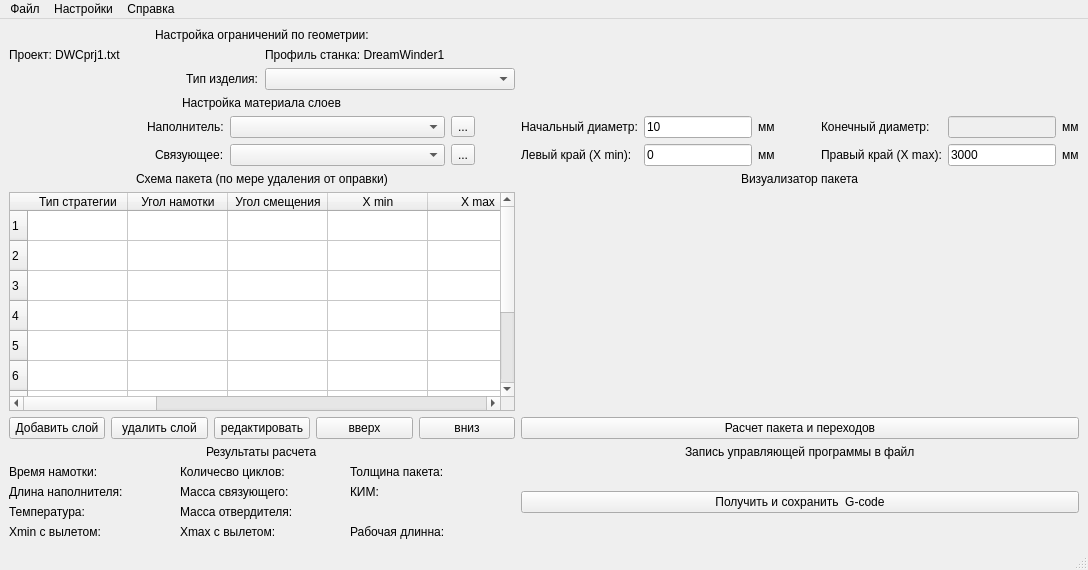
<?xml version="1.0" encoding="UTF-8"?>
<ui version="4.0">
 <class>MainWindow</class>
 <widget class="QMainWindow" name="MainWindow">
  <property name="geometry">
   <rect>
    <x>0</x>
    <y>0</y>
    <width>1088</width>
    <height>570</height>
   </rect>
  </property>
  <property name="tabletTracking">
   <bool>false</bool>
  </property>
  <property name="focusPolicy">
   <enum>Qt::NoFocus</enum>
  </property>
  <property name="windowTitle">
   <string>DreamWinderConrol</string>
  </property>
  <property name="layoutDirection">
   <enum>Qt::LeftToRight</enum>
  </property>
  <property name="autoFillBackground">
   <bool>false</bool>
  </property>
  <property name="toolButtonStyle">
   <enum>Qt::ToolButtonIconOnly</enum>
  </property>
  <property name="documentMode">
   <bool>false</bool>
  </property>
  <property name="tabShape">
   <enum>QTabWidget::Rounded</enum>
  </property>
  <property name="unifiedTitleAndToolBarOnMac">
   <bool>false</bool>
  </property>
  <widget class="QWidget" name="centralwidget">
   <property name="minimumSize">
    <size>
     <width>10</width>
     <height>10</height>
    </size>
   </property>
   <property name="mouseTracking">
    <bool>true</bool>
   </property>
   <property name="layoutDirection">
    <enum>Qt::LeftToRight</enum>
   </property>
   <layout class="QGridLayout" name="CgridLayout" rowstretch="0,0,0,0,0,0,0,0,0,0,0,0,0,0,0,0,0,0,0,0,0,0,0,0,0,0,0" columnstretch="0,0">
    <item row="26" column="0">
     <layout class="QGridLayout" name="gridLayout_4">
      <item row="0" column="1">
       <widget class="QLabel" name="cyclelb">
        <property name="text">
         <string>Количесво циклов:</string>
        </property>
       </widget>
      </item>
      <item row="1" column="2">
       <widget class="QLabel" name="KIMlb">
        <property name="text">
         <string>КИМ:</string>
        </property>
       </widget>
      </item>
      <item row="1" column="0">
       <widget class="QLabel" name="lreinflb">
        <property name="text">
         <string>Длина наполнителя:</string>
        </property>
       </widget>
      </item>
      <item row="0" column="0">
       <widget class="QLabel" name="timelb">
        <property name="text">
         <string>Время намотки:</string>
        </property>
       </widget>
      </item>
      <item row="2" column="1">
       <widget class="QLabel" name="mharderlb">
        <property name="text">
         <string>Масса отвердителя:</string>
        </property>
       </widget>
      </item>
      <item row="0" column="2">
       <widget class="QLabel" name="thicklb">
        <property name="text">
         <string>Толщина пакета:</string>
        </property>
       </widget>
      </item>
      <item row="2" column="0">
       <widget class="QLabel" name="templb">
        <property name="text">
         <string>Температура:</string>
        </property>
       </widget>
      </item>
      <item row="1" column="1">
       <widget class="QLabel" name="mmatrixlb">
        <property name="text">
         <string>Масса связующего:</string>
        </property>
       </widget>
      </item>
      <item row="3" column="0">
       <widget class="QLabel" name="Xminoutlb">
        <property name="text">
         <string>Xmin с вылетом:</string>
        </property>
       </widget>
      </item>
      <item row="3" column="1">
       <widget class="QLabel" name="Xmaxoutlb">
        <property name="text">
         <string>Xmax с вылетом:</string>
        </property>
       </widget>
      </item>
      <item row="3" column="2">
       <widget class="QLabel" name="Lworklb">
        <property name="text">
         <string>Рабочая длинна:</string>
        </property>
       </widget>
      </item>
     </layout>
    </item>
    <item row="19" column="1">
     <widget class="QPushButton" name="calcbtn">
      <property name="enabled">
       <bool>true</bool>
      </property>
      <property name="text">
       <string>Расчет пакета и переходов</string>
      </property>
     </widget>
    </item>
    <item row="26" column="1">
     <layout class="QGridLayout" name="gridLayout_8">
      <item row="0" column="0">
       <widget class="QPushButton" name="Gcodebtn">
        <property name="text">
         <string>Получить и сохранить  G-code</string>
        </property>
       </widget>
      </item>
     </layout>
    </item>
    <item row="21" column="1" alignment="Qt::AlignHCenter">
     <widget class="QLabel" name="label_19">
      <property name="text">
       <string>Запись управляющей программы в файл</string>
      </property>
     </widget>
    </item>
    <item row="13" column="1">
     <layout class="QGridLayout" name="gridLayout">
      <item row="1" column="6">
       <widget class="QLineEdit" name="Xmaxle">
        <property name="text">
         <string>3000</string>
        </property>
       </widget>
      </item>
      <item row="1" column="0">
       <widget class="QLabel" name="label_7">
        <property name="text">
         <string>Левый край (X min):</string>
        </property>
       </widget>
      </item>
      <item row="0" column="3">
       <widget class="QLabel" name="label_9">
        <property name="text">
         <string>мм</string>
        </property>
       </widget>
      </item>
      <item row="0" column="7">
       <widget class="QLabel" name="label_11">
        <property name="text">
         <string>мм</string>
        </property>
       </widget>
      </item>
      <item row="0" column="5">
       <widget class="QLabel" name="label_6">
        <property name="text">
         <string>Конечный диаметр:</string>
        </property>
       </widget>
      </item>
      <item row="1" column="3">
       <widget class="QLabel" name="label_10">
        <property name="text">
         <string>мм</string>
        </property>
       </widget>
      </item>
      <item row="0" column="6">
       <widget class="QLineEdit" name="lineEdit_2">
        <property name="enabled">
         <bool>false</bool>
        </property>
       </widget>
      </item>
      <item row="1" column="2">
       <widget class="QLineEdit" name="Xminle">
        <property name="text">
         <string>0</string>
        </property>
       </widget>
      </item>
      <item row="1" column="7">
       <widget class="QLabel" name="label_12">
        <property name="text">
         <string>мм</string>
        </property>
       </widget>
      </item>
      <item row="0" column="2">
       <widget class="QLineEdit" name="Dle">
        <property name="text">
         <string>10</string>
        </property>
       </widget>
      </item>
      <item row="0" column="0">
       <widget class="QLabel" name="label_5">
        <property name="text">
         <string>Начальный диаметр:</string>
        </property>
       </widget>
      </item>
      <item row="1" column="5">
       <widget class="QLabel" name="label_8">
        <property name="text">
         <string>Правый край (X max):</string>
        </property>
       </widget>
      </item>
      <item row="0" column="4">
       <spacer name="horizontalSpacer">
        <property name="orientation">
         <enum>Qt::Horizontal</enum>
        </property>
        <property name="sizeHint" stdset="0">
         <size>
          <width>40</width>
          <height>20</height>
         </size>
        </property>
       </spacer>
      </item>
     </layout>
    </item>
    <item row="6" column="0">
     <layout class="QVBoxLayout" name="verticalLayout">
      <item alignment="Qt::AlignHCenter|Qt::AlignBottom">
       <widget class="QLabel" name="label_17">
        <property name="text">
         <string>Настройка ограничений по геометрии:</string>
        </property>
       </widget>
      </item>
      <item>
       <layout class="QGridLayout" name="gridLayout_6">
        <item row="1" column="0" alignment="Qt::AlignRight">
         <widget class="QLabel" name="label">
          <property name="text">
           <string>Тип изделия:</string>
          </property>
         </widget>
        </item>
        <item row="0" column="1">
         <widget class="QLabel" name="label_20">
          <property name="text">
           <string>Профиль станка: DreamWinder1</string>
          </property>
         </widget>
        </item>
        <item row="1" column="1">
         <widget class="QComboBox" name="typecb"/>
        </item>
        <item row="0" column="0">
         <widget class="QLabel" name="prjlb">
          <property name="text">
           <string>Проект: DWCprj1.txt</string>
          </property>
         </widget>
        </item>
       </layout>
      </item>
     </layout>
    </item>
    <item row="19" column="0">
     <layout class="QHBoxLayout" name="horizontalLayout">
      <item>
       <widget class="QPushButton" name="addplybtn">
        <property name="text">
         <string>Добавить слой</string>
        </property>
       </widget>
      </item>
      <item>
       <widget class="QPushButton" name="delplybtn">
        <property name="text">
         <string>удалить слой</string>
        </property>
       </widget>
      </item>
      <item>
       <widget class="QPushButton" name="setplybtn">
        <property name="text">
         <string>редактировать</string>
        </property>
       </widget>
      </item>
      <item>
       <widget class="QPushButton" name="upplybtn">
        <property name="text">
         <string>вверх</string>
        </property>
       </widget>
      </item>
      <item>
       <widget class="QPushButton" name="downplybtn">
        <property name="text">
         <string>вниз</string>
        </property>
       </widget>
      </item>
     </layout>
    </item>
    <item row="9" column="0" alignment="Qt::AlignHCenter">
     <widget class="QLabel" name="label_2">
      <property name="text">
       <string>Настройка материала слоев</string>
      </property>
     </widget>
    </item>
    <item row="13" column="0">
     <layout class="QGridLayout" name="gridLayout_3">
      <item row="1" column="0" alignment="Qt::AlignRight">
       <widget class="QLabel" name="label_14">
        <property name="text">
         <string>Связующее:</string>
        </property>
       </widget>
      </item>
      <item row="0" column="0" alignment="Qt::AlignRight">
       <widget class="QLabel" name="label_3">
        <property name="text">
         <string>Наполнитель:</string>
        </property>
       </widget>
      </item>
      <item row="0" column="2">
       <widget class="QToolButton" name="reinftoolbtn">
        <property name="text">
         <string>...</string>
        </property>
       </widget>
      </item>
      <item row="0" column="1">
       <widget class="QComboBox" name="reinfcb"/>
      </item>
      <item row="1" column="2">
       <widget class="QToolButton" name="matrixtoolbtn">
        <property name="text">
         <string>...</string>
        </property>
       </widget>
      </item>
      <item row="1" column="1">
       <widget class="QComboBox" name="matrixcb"/>
      </item>
      <item row="0" column="3">
       <spacer name="horizontalSpacer_2">
        <property name="orientation">
         <enum>Qt::Horizontal</enum>
        </property>
        <property name="sizeType">
         <enum>QSizePolicy::Preferred</enum>
        </property>
        <property name="sizeHint" stdset="0">
         <size>
          <width>40</width>
          <height>20</height>
         </size>
        </property>
       </spacer>
      </item>
     </layout>
    </item>
    <item row="18" column="0">
     <widget class="QTableWidget" name="plytbl">
      <property name="enabled">
       <bool>true</bool>
      </property>
      <property name="acceptDrops">
       <bool>false</bool>
      </property>
      <property name="autoScroll">
       <bool>true</bool>
      </property>
      <property name="dragEnabled">
       <bool>false</bool>
      </property>
      <property name="sortingEnabled">
       <bool>false</bool>
      </property>
      <property name="wordWrap">
       <bool>true</bool>
      </property>
      <property name="cornerButtonEnabled">
       <bool>true</bool>
      </property>
      <property name="rowCount">
       <number>10</number>
      </property>
      <property name="columnCount">
       <number>14</number>
      </property>
      <row/>
      <row/>
      <row/>
      <row/>
      <row/>
      <row/>
      <row/>
      <row/>
      <row/>
      <row/>
      <column>
       <property name="text">
        <string>Тип стратегии</string>
       </property>
      </column>
      <column>
       <property name="text">
        <string>Угол намотки</string>
       </property>
      </column>
      <column>
       <property name="text">
        <string>Угол смещения</string>
       </property>
      </column>
      <column>
       <property name="text">
        <string>X min</string>
       </property>
      </column>
      <column>
       <property name="text">
        <string>X max</string>
       </property>
      </column>
      <column>
       <property name="text">
        <string>Параметр</string>
       </property>
      </column>
      <column>
       <property name="text">
        <string>X 0, мм</string>
       </property>
      </column>
      <column>
       <property name="text">
        <string>Длина ленты, м</string>
       </property>
      </column>
      <column>
       <property name="text">
        <string>Масса связующего, г</string>
       </property>
      </column>
      <column>
       <property name="text">
        <string>КИМ</string>
       </property>
      </column>
      <column>
       <property name="text">
        <string>Время, мин</string>
       </property>
      </column>
      <column>
       <property name="text">
        <string>Циклов, шт</string>
       </property>
      </column>
      <column>
       <property name="text">
        <string>Толщина слоя, мм</string>
       </property>
      </column>
      <column>
       <property name="text">
        <string>Вылет отрезки, мм</string>
       </property>
      </column>
     </widget>
    </item>
    <item row="14" column="0" alignment="Qt::AlignHCenter">
     <widget class="QLabel" name="label_15">
      <property name="text">
       <string>Схема пакета (по мере удаления от оправки)</string>
      </property>
     </widget>
    </item>
    <item row="14" column="1" alignment="Qt::AlignHCenter">
     <widget class="QLabel" name="label_16">
      <property name="text">
       <string>Визуализатор пакета</string>
      </property>
     </widget>
    </item>
    <item row="21" column="0" alignment="Qt::AlignHCenter">
     <widget class="QLabel" name="label_4">
      <property name="text">
       <string>Результаты расчета</string>
      </property>
     </widget>
    </item>
    <item row="6" column="1">
     <widget class="QLabel" name="label_13">
      <property name="text">
       <string/>
      </property>
      <property name="pixmap">
       <pixmap>DREAM-COMP1.png</pixmap>
      </property>
      <property name="scaledContents">
       <bool>false</bool>
      </property>
      <property name="wordWrap">
       <bool>false</bool>
      </property>
     </widget>
    </item>
    <item row="18" column="1">
     <layout class="QGridLayout" name="gridLayout_2"/>
    </item>
   </layout>
  </widget>
  <widget class="QMenuBar" name="menubar">
   <property name="geometry">
    <rect>
     <x>0</x>
     <y>0</y>
     <width>1088</width>
     <height>26</height>
    </rect>
   </property>
   <widget class="QMenu" name="menuFile">
    <property name="title">
     <string>Файл</string>
    </property>
    <addaction name="New"/>
    <addaction name="Open"/>
    <addaction name="SaveAction"/>
    <addaction name="Saveas"/>
   </widget>
   <widget class="QMenu" name="menuSet">
    <property name="title">
     <string>Настройки</string>
    </property>
    <addaction name="action_4"/>
    <addaction name="action_G_coda"/>
   </widget>
   <widget class="QMenu" name="menu_2">
    <property name="title">
     <string>Справка</string>
    </property>
    <addaction name="action_G_code"/>
    <addaction name="actionC_code"/>
    <addaction name="action_DWC"/>
    <addaction name="action_DreamWinder"/>
   </widget>
   <addaction name="menuFile"/>
   <addaction name="menuSet"/>
   <addaction name="menu_2"/>
  </widget>
  <widget class="QStatusBar" name="statusbar"/>
  <action name="Open">
   <property name="text">
    <string>Открыть проект</string>
   </property>
  </action>
  <action name="SaveAction">
   <property name="text">
    <string>Сохранить проект</string>
   </property>
  </action>
  <action name="Saveas">
   <property name="text">
    <string>Сохранить проект как</string>
   </property>
  </action>
  <action name="action_4">
   <property name="text">
    <string>Профиль станка</string>
   </property>
  </action>
  <action name="action_G_coda">
   <property name="text">
    <string>Настройка G-coda</string>
   </property>
  </action>
  <action name="action_G_code">
   <property name="text">
    <string>Справка по G-code</string>
   </property>
  </action>
  <action name="actionC_code">
   <property name="text">
    <string>Cправка по М-code</string>
   </property>
  </action>
  <action name="action_DWC">
   <property name="text">
    <string>Справка по Программе DWC</string>
   </property>
  </action>
  <action name="action_DreamWinder">
   <property name="text">
    <string>Справка по станкам DreamWinder</string>
   </property>
  </action>
  <action name="New">
   <property name="text">
    <string>Новый проект</string>
   </property>
  </action>
 </widget>
 <tabstops>
  <tabstop>reinfcb</tabstop>
  <tabstop>reinftoolbtn</tabstop>
  <tabstop>matrixcb</tabstop>
  <tabstop>matrixtoolbtn</tabstop>
  <tabstop>plytbl</tabstop>
 </tabstops>
 <resources/>
 <connections/>
</ui>
